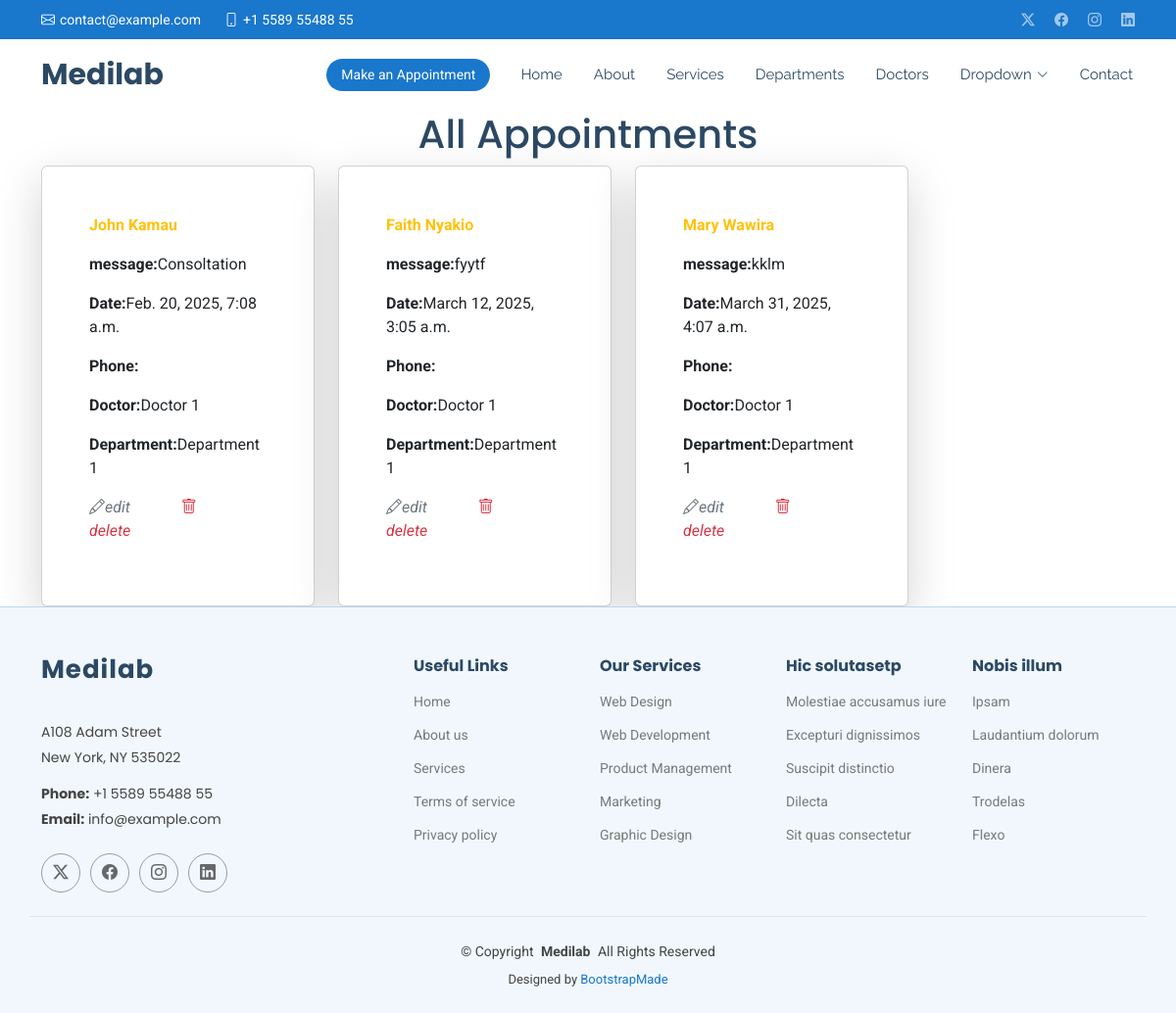
Page /show/ on the committed database.
### Hospitalapp/models.py (models this page shows, shortened)
class Appointment(models.Model):
    name = models.CharField(max_length=50)
    email = models.EmailField()
    phone = models.CharField(max_length=15)
    date = models.DateTimeField()
    department = models.CharField(max_length=50)
    doctor = models.CharField(max_length=50)
    message = models.TextField()

### Hospitalapp/views.py (the view)
# urls.py: path('show/', views.show, name='show'),
def show(request):
  all = Appointment.objects.all()
  return render(request,'show.html',{'all':all})

### templates/show.html (shortened to what this page needs)
{% extends 'starter-page.html' %}
{% load static %}
{% block content %}
<h1 class="text-center">All Appointments</h1>
    <div class="d-flex flex-wrap gap-lg-4 container">
    {% for x in all %}
	<div class="card w-25 p-5 shadow-lg">
            <p class="text-warning fw-bold">{{x.name }}</p>
        <p><strong>message:</strong>{{ x.message }}</p>
        <p><strong>Date:</strong>{{ x.date }}</p>
        <p><strong>Phone:</strong>{{ x.Phone }}</p>
        <p><strong>Doctor:</strong>{{ x.doctor }}</p>
        <p><strong>Department:</strong>{{ x.department }}</p>
        <p>
            <a href="{% url 'edit' x.id %}">
                 <i class="bi bi-pencil me-5 text-secondary ">edit</i>
            </a>
            <a href="/delete/{{x.id }}">
               <i class="bi bi-trash me-5 text-danger" >delete</i>
            </a>
        </p>
     </div>
{% endfor %}
    </div>
{% endblock %}

### templates/starter-page.html (shortened to what this page needs)
<!DOCTYPE html>
<html lang="en">
<head>
    {% load static %}
  <link href="{% static 'assets/vendor/bootstrap/css/bootstrap.min.css' %}" rel="stylesheet">
  <link href="{% static 'assets/vendor/bootstrap-icons/bootstrap-icons.css' %}" rel="stylesheet">
  <link href="{% static 'assets/vendor/aos/aos.css' %}" rel="stylesheet">
  <link href="{% static 'assets/vendor/fontawesome-free/css/all.min.css' %}" rel="stylesheet">
  <link href="{% static 'assets/vendor/glightbox/css/glightbox.min.css' %}" rel="stylesheet">
  <link href="{% static 'assets/vendor/swiper/swiper-bundle.min.css' %}" rel="stylesheet">
  <link href="{% static 'assets/css/main.css' %}" rel="stylesheet">
</head>
<body class="starter-page-page">
  <header id="header" class="header sticky-top">
    <div class="topbar d-flex align-items-center">
      <div class="container d-flex justify-content-center justify-content-md-between">
        <div class="contact-info d-flex align-items-center">
          <i class="bi bi-envelope d-flex align-items-center"><a href="mailto:contact@example.com">contact@example.com</a></i>
          <i class="bi bi-phone d-flex align-items-center ms-4"><span>+1 5589 55488 55</span></i>
        </div>
        <div class="social-links d-none d-md-flex align-items-center">
          <a href="#" class="twitter"><i class="bi bi-twitter-x"></i></a>
          <a href="#" class="facebook"><i class="bi bi-facebook"></i></a>
          <a href="#" class="instagram"><i class="bi bi-instagram"></i></a>
          <a href="#" class="linkedin"><i class="bi bi-linkedin"></i></a>
        </div>
      </div>
    </div>
    <div class="branding d-flex align-items-center">
      <div class="container position-relative d-flex align-items-center justify-content-between">
        <a href="index.html" class="logo d-flex align-items-center me-auto">
          <h1 class="sitename">Medilab</h1>
        </a>
        <nav id="navmenu" class="navmenu">
          <ul>
            <li><a href="{% url 'index' %}">Home<br></a></li>
            <li><a href="{% url 'about' %}">About</a></li>
            <li><a href="{% url 'services' %}">Services</a></li>
            <li><a href="{% url 'departments' %}">Departments</a></li>
            <li><a href="{% url 'doctors' %}">Doctors</a></li>
            <li class="dropdown"><a href="#"><span>Dropdown</span> <i class="bi bi-chevron-down toggle-dropdown"></i></a>
            </li>
            <li><a href="{% url 'contact' %}">Contact</a></li>
          </ul>
        </nav>
        <a class="cta-btn d-none d-sm-block" href="{% url 'appointment' %}">Make an Appointment</a>
      </div>
    </div>
  </header>
  <main class="main">
    {% block content %}
    {% endblock %}
  </main>
  <footer id="footer" class="footer light-background">
    <div class="container footer-top">
      <div class="row gy-4">
        <div class="col-lg-4 col-md-6 footer-about">
          <a href="index.html" class="logo d-flex align-items-center">
            <span class="sitename">Medilab</span>
          </a>
          <div class="footer-contact pt-3">
            <p>A108 Adam Street</p>
            <p>New York, NY 535022</p>
            <p class="mt-3"><strong>Phone:</strong> <span>+1 5589 55488 55</span></p>
            <p><strong>Email:</strong> <span>info@example.com</span></p>
          </div>
          <div class="social-links d-flex mt-4">
            <a href=""><i class="bi bi-twitter-x"></i></a>
            <a href=""><i class="bi bi-facebook"></i></a>
            <a href=""><i class="bi bi-instagram"></i></a>
            <a href=""><i class="bi bi-linkedin"></i></a>
          </div>
        </div>
        <div class="col-lg-2 col-md-3 footer-links">
          <h4>Useful Links</h4>
          <ul>
            <li><a href="#">Home</a></li>
            <li><a href="#">About us</a></li>
            <li><a href="#">Services</a></li>
            <li><a href="#">Terms of service</a></li>
            <li><a href="#">Privacy policy</a></li>
          </ul>
        </div>
        <div class="col-lg-2 col-md-3 footer-links">
          <h4>Our Services</h4>
          <ul>
            <li><a href="#">Web Design</a></li>
            <li><a href="#">Web Development</a></li>
            <li><a href="#">Product Management</a></li>
            <li><a href="#">Marketing</a></li>
            <li><a href="#">Graphic Design</a></li>
          </ul>
        </div>
        <div class="col-lg-2 col-md-3 footer-links">
          <h4>Hic solutasetp</h4>
          <ul>
            <li><a href="#">Molestiae accusamus iure</a></li>
            <li><a href="#">Excepturi dignissimos</a></li>
            <li><a href="#">Suscipit distinctio</a></li>
            <li><a href="#">Dilecta</a></li>
            <li><a href="#">Sit quas consectetur</a></li>
          </ul>
        </div>
        <div class="col-lg-2 col-md-3 footer-links">
          <h4>Nobis illum</h4>
          <ul>
            <li><a href="#">Ipsam</a></li>
            <li><a href="#">Laudantium dolorum</a></li>
            <li><a href="#">Dinera</a></li>
            <li><a href="#">Trodelas</a></li>
            <li><a href="#">Flexo</a></li>
          </ul>
        </div>
      </div>
    </div>
    <div class="container copyright text-center mt-4">
      <p>© <span>Copyright</span> <strong class="px-1 sitename">Medilab</strong> <span>All Rights Reserved</span></p>
      <div class="credits">
        Designed by <a href="https://bootstrapmade.com/">BootstrapMade</a>
      </div>
    </div>
  </footer>
</body>
</html>

### rows in the picture
Appointment: name "John Kamau", message "Consoltation", date "Feb. 20, 2025, 7:08 a.m.", doctor "Doctor 1", department "Department 1"
Appointment: name "Faith Nyakio", message "fyytf", date "March 12, 2025, 3:05 a.m.", doctor "Doctor 1", department "Department 1"
Appointment: name "Mary Wawira", message "kklm", date "March 31, 2025, 4:07 a.m.", doctor "Doctor 1", department "Department 1"
